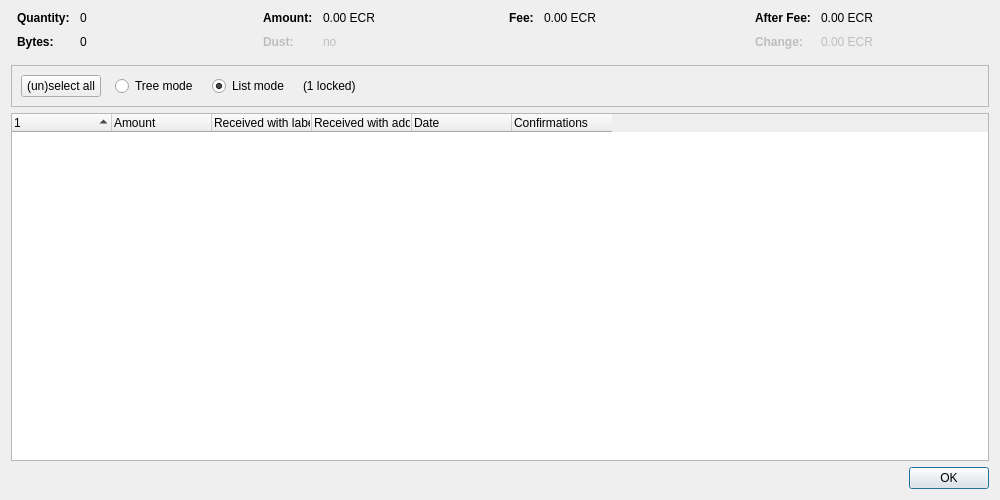
<?xml version="1.0" encoding="UTF-8"?>
<ui version="4.0">
 <class>CoinControlDialog</class>
 <widget class="QDialog" name="CoinControlDialog">
  <property name="geometry">
   <rect>
    <x>0</x>
    <y>0</y>
    <width>1000</width>
    <height>500</height>
   </rect>
  </property>
  <property name="windowTitle">
   <string>Coin Selection</string>
  </property>
  <layout class="QVBoxLayout" name="verticalLayout">
   <item>
    <layout class="QHBoxLayout" name="horizontalLayoutTop" stretch="0,0,0,0">
     <property name="topMargin">
      <number>0</number>
     </property>
     <property name="bottomMargin">
      <number>10</number>
     </property>
     <item>
      <layout class="QFormLayout" name="formLayoutCoinControl1">
       <property name="horizontalSpacing">
        <number>10</number>
       </property>
       <property name="verticalSpacing">
        <number>10</number>
       </property>
       <property name="leftMargin">
        <number>6</number>
       </property>
       <property name="rightMargin">
        <number>6</number>
       </property>
       <item row="0" column="0">
        <widget class="QLabel" name="labelCoinControlQuantityText">
         <property name="font">
          <font>
           <weight>75</weight>
           <bold>true</bold>
          </font>
         </property>
         <property name="text">
          <string>Quantity:</string>
         </property>
        </widget>
       </item>
       <item row="0" column="1">
        <widget class="QLabel" name="labelCoinControlQuantity">
         <property name="cursor">
          <cursorShape>IBeamCursor</cursorShape>
         </property>
         <property name="contextMenuPolicy">
          <enum>Qt::ActionsContextMenu</enum>
         </property>
         <property name="text">
          <string notr="true">0</string>
         </property>
         <property name="textInteractionFlags">
          <set>Qt::LinksAccessibleByMouse|Qt::TextSelectableByKeyboard|Qt::TextSelectableByMouse</set>
         </property>
        </widget>
       </item>
       <item row="1" column="0">
        <widget class="QLabel" name="labelCoinControlBytesText">
         <property name="font">
          <font>
           <weight>75</weight>
           <bold>true</bold>
          </font>
         </property>
         <property name="text">
          <string>Bytes:</string>
         </property>
        </widget>
       </item>
       <item row="1" column="1">
        <widget class="QLabel" name="labelCoinControlBytes">
         <property name="cursor">
          <cursorShape>IBeamCursor</cursorShape>
         </property>
         <property name="contextMenuPolicy">
          <enum>Qt::ActionsContextMenu</enum>
         </property>
         <property name="text">
          <string notr="true">0</string>
         </property>
         <property name="textInteractionFlags">
          <set>Qt::LinksAccessibleByMouse|Qt::TextSelectableByKeyboard|Qt::TextSelectableByMouse</set>
         </property>
        </widget>
       </item>
      </layout>
     </item>
     <item>
      <layout class="QFormLayout" name="formLayoutCoinControl2">
       <property name="horizontalSpacing">
        <number>10</number>
       </property>
       <property name="verticalSpacing">
        <number>10</number>
       </property>
       <property name="leftMargin">
        <number>6</number>
       </property>
       <property name="rightMargin">
        <number>6</number>
       </property>
       <item row="0" column="0">
        <widget class="QLabel" name="labelCoinControlAmountText">
         <property name="font">
          <font>
           <weight>75</weight>
           <bold>true</bold>
          </font>
         </property>
         <property name="text">
          <string>Amount:</string>
         </property>
        </widget>
       </item>
       <item row="0" column="1">
        <widget class="QLabel" name="labelCoinControlAmount">
         <property name="cursor">
          <cursorShape>IBeamCursor</cursorShape>
         </property>
         <property name="contextMenuPolicy">
          <enum>Qt::ActionsContextMenu</enum>
         </property>
         <property name="text">
          <string notr="true">0.00 ECR</string>
         </property>
         <property name="textInteractionFlags">
          <set>Qt::LinksAccessibleByMouse|Qt::TextSelectableByKeyboard|Qt::TextSelectableByMouse</set>
         </property>
        </widget>
       </item>
       <item row="1" column="0">
        <widget class="QLabel" name="labelCoinControlLowOutputText">
         <property name="enabled">
          <bool>false</bool>
         </property>
         <property name="font">
          <font>
           <weight>75</weight>
           <bold>true</bold>
          </font>
         </property>
         <property name="text">
          <string>Dust:</string>
         </property>
        </widget>
       </item>
       <item row="1" column="1">
        <widget class="QLabel" name="labelCoinControlLowOutput">
         <property name="enabled">
          <bool>false</bool>
         </property>
         <property name="cursor">
          <cursorShape>IBeamCursor</cursorShape>
         </property>
         <property name="contextMenuPolicy">
          <enum>Qt::ActionsContextMenu</enum>
         </property>
         <property name="text">
          <string notr="true">no</string>
         </property>
         <property name="textInteractionFlags">
          <set>Qt::LinksAccessibleByMouse|Qt::TextSelectableByKeyboard|Qt::TextSelectableByMouse</set>
         </property>
        </widget>
       </item>
      </layout>
     </item>
     <item>
      <layout class="QFormLayout" name="formLayoutCoinControl3">
       <property name="horizontalSpacing">
        <number>10</number>
       </property>
       <property name="verticalSpacing">
        <number>10</number>
       </property>
       <property name="leftMargin">
        <number>6</number>
       </property>
       <property name="rightMargin">
        <number>6</number>
       </property>
       <item row="0" column="0">
        <widget class="QLabel" name="labelCoinControlFeeText">
         <property name="font">
          <font>
           <weight>75</weight>
           <bold>true</bold>
          </font>
         </property>
         <property name="text">
          <string>Fee:</string>
         </property>
        </widget>
       </item>
       <item row="0" column="1">
        <widget class="QLabel" name="labelCoinControlFee">
         <property name="cursor">
          <cursorShape>IBeamCursor</cursorShape>
         </property>
         <property name="contextMenuPolicy">
          <enum>Qt::ActionsContextMenu</enum>
         </property>
         <property name="text">
          <string notr="true">0.00 ECR</string>
         </property>
         <property name="textInteractionFlags">
          <set>Qt::LinksAccessibleByMouse|Qt::TextSelectableByKeyboard|Qt::TextSelectableByMouse</set>
         </property>
        </widget>
       </item>
      </layout>
     </item>
     <item>
      <layout class="QFormLayout" name="formLayoutCoinControl4">
       <property name="horizontalSpacing">
        <number>10</number>
       </property>
       <property name="verticalSpacing">
        <number>10</number>
       </property>
       <property name="leftMargin">
        <number>6</number>
       </property>
       <property name="rightMargin">
        <number>6</number>
       </property>
       <item row="0" column="0">
        <widget class="QLabel" name="labelCoinControlAfterFeeText">
         <property name="font">
          <font>
           <weight>75</weight>
           <bold>true</bold>
          </font>
         </property>
         <property name="text">
          <string>After Fee:</string>
         </property>
        </widget>
       </item>
       <item row="0" column="1">
        <widget class="QLabel" name="labelCoinControlAfterFee">
         <property name="cursor">
          <cursorShape>IBeamCursor</cursorShape>
         </property>
         <property name="contextMenuPolicy">
          <enum>Qt::ActionsContextMenu</enum>
         </property>
         <property name="text">
          <string notr="true">0.00 ECR</string>
         </property>
         <property name="textInteractionFlags">
          <set>Qt::LinksAccessibleByMouse|Qt::TextSelectableByKeyboard|Qt::TextSelectableByMouse</set>
         </property>
        </widget>
       </item>
       <item row="1" column="0">
        <widget class="QLabel" name="labelCoinControlChangeText">
         <property name="enabled">
          <bool>false</bool>
         </property>
         <property name="font">
          <font>
           <weight>75</weight>
           <bold>true</bold>
          </font>
         </property>
         <property name="text">
          <string>Change:</string>
         </property>
        </widget>
       </item>
       <item row="1" column="1">
        <widget class="QLabel" name="labelCoinControlChange">
         <property name="enabled">
          <bool>false</bool>
         </property>
         <property name="cursor">
          <cursorShape>IBeamCursor</cursorShape>
         </property>
         <property name="contextMenuPolicy">
          <enum>Qt::ActionsContextMenu</enum>
         </property>
         <property name="text">
          <string notr="true">0.00 ECR</string>
         </property>
         <property name="textInteractionFlags">
          <set>Qt::LinksAccessibleByMouse|Qt::TextSelectableByKeyboard|Qt::TextSelectableByMouse</set>
         </property>
        </widget>
       </item>
      </layout>
     </item>
    </layout>
   </item>
   <item>
    <widget class="QFrame" name="frame">
     <property name="minimumSize">
      <size>
       <width>0</width>
       <height>40</height>
      </size>
     </property>
     <property name="frameShape">
      <enum>QFrame::StyledPanel</enum>
     </property>
     <property name="frameShadow">
      <enum>QFrame::Sunken</enum>
     </property>
     <layout class="QHBoxLayout" name="horizontalLayout">
      <item>
       <layout class="QHBoxLayout" name="horizontalLayoutPanel" stretch="0,0,0,0,0">
        <property name="spacing">
         <number>14</number>
        </property>
        <item>
         <widget class="QPushButton" name="pushButtonSelectAll">
          <property name="sizePolicy">
           <sizepolicy hsizetype="Maximum" vsizetype="Fixed">
            <horstretch>0</horstretch>
            <verstretch>0</verstretch>
           </sizepolicy>
          </property>
          <property name="text">
           <string>(un)select all</string>
          </property>
          <property name="autoDefault">
           <bool>false</bool>
          </property>
         </widget>
        </item>
        <item>
         <widget class="QRadioButton" name="radioTreeMode">
          <property name="sizePolicy">
           <sizepolicy hsizetype="Maximum" vsizetype="Fixed">
            <horstretch>0</horstretch>
            <verstretch>0</verstretch>
           </sizepolicy>
          </property>
          <property name="text">
           <string>Tree mode</string>
          </property>
         </widget>
        </item>
        <item>
         <widget class="QRadioButton" name="radioListMode">
          <property name="sizePolicy">
           <sizepolicy hsizetype="Maximum" vsizetype="Fixed">
            <horstretch>0</horstretch>
            <verstretch>0</verstretch>
           </sizepolicy>
          </property>
          <property name="text">
           <string>List mode</string>
          </property>
          <property name="checked">
           <bool>true</bool>
          </property>
         </widget>
        </item>
        <item>
         <widget class="QLabel" name="labelLocked">
          <property name="text">
           <string notr="true">(1 locked)</string>
          </property>
         </widget>
        </item>
        <item>
         <spacer name="horizontalSpacer">
          <property name="orientation">
           <enum>Qt::Horizontal</enum>
          </property>
          <property name="sizeHint" stdset="0">
           <size>
            <width>40</width>
            <height>20</height>
           </size>
          </property>
         </spacer>
        </item>
       </layout>
      </item>
     </layout>
    </widget>
   </item>
   <item>
    <widget class="CoinControlTreeWidget" name="treeWidget">
     <property name="contextMenuPolicy">
      <enum>Qt::CustomContextMenu</enum>
     </property>
     <property name="sortingEnabled">
      <bool>false</bool>
     </property>
     <property name="columnCount">
      <number>6</number>
     </property>
     <attribute name="headerShowSortIndicator" stdset="0">
      <bool>true</bool>
     </attribute>
     <attribute name="headerStretchLastSection">
      <bool>false</bool>
     </attribute>
     <column>
      <property name="text">
       <string/>
      </property>
     </column>
     <column>
      <property name="text">
       <string>Amount</string>
      </property>
     </column>
     <column>
      <property name="text">
       <string>Received with label</string>
      </property>
     </column>
     <column>
      <property name="text">
       <string>Received with address</string>
      </property>
     </column>
     <column>
      <property name="text">
       <string>Date</string>
      </property>
     </column>
     <column>
      <property name="text">
       <string>Confirmations</string>
      </property>
      <property name="toolTip">
       <string>Confirmed</string>
      </property>
     </column>
     <column>
      <property name="text">
       <string/>
      </property>
     </column>
     <column>
      <property name="text">
       <string/>
      </property>
     </column>
     <column>
      <property name="text">
       <string/>
      </property>
     </column>
     <column>
      <property name="text">
       <string/>
      </property>
     </column>
    </widget>
   </item>
   <item>
    <widget class="QDialogButtonBox" name="buttonBox">
     <property name="orientation">
      <enum>Qt::Horizontal</enum>
     </property>
     <property name="standardButtons">
      <set>QDialogButtonBox::Ok</set>
     </property>
    </widget>
   </item>
  </layout>
 </widget>
 <customwidgets>
  <customwidget>
   <class>CoinControlTreeWidget</class>
   <extends>QTreeWidget</extends>
   <header>qt/coincontroltreewidget.h</header>
  </customwidget>
 </customwidgets>
 <resources/>
 <connections/>
</ui>
